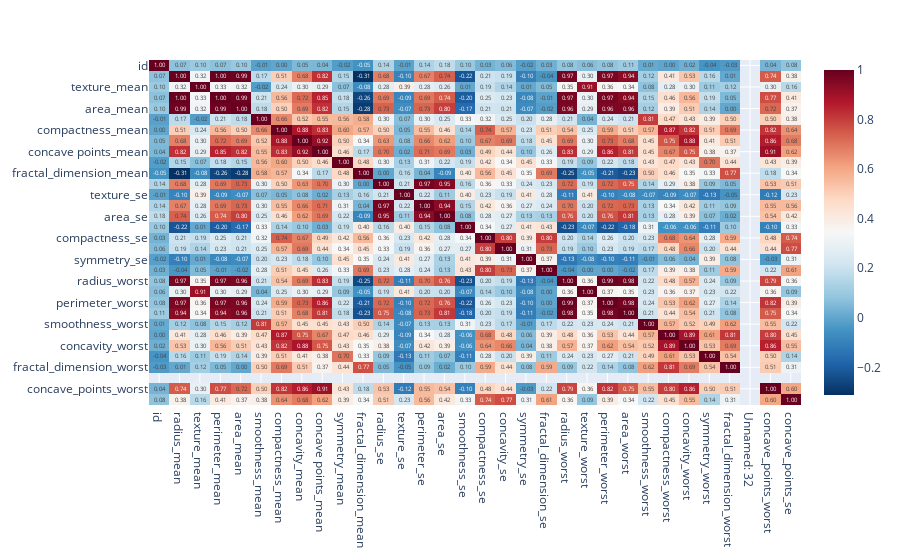

The notebook cell this image was saved under:
### Code cell
correlation_matrix = df.corr(numeric_only=True)

fig = px.imshow(
    correlation_matrix,
    text_auto=".2f",
    color_continuous_scale="RdBu_r",
    aspect="auto",
)

fig.update_layout(autosize=True)
fig.show()

### Figure 1 — Plotly figure (JSON) as saved in the notebook; plotly's stock layout.template omitted (floating-point values rounded to 4 significant figures; data arrays with more than 128 entries replaced by an {"elided": "..."} marker saying what was removed)
{"data": [{"coloraxis": "coloraxis", "hovertemplate": "x: %{x}<br>y: %{y}<br>color: %{z}<extra></extra>", "name": "0", "texttemplate": "%{z:.2f}", "type": "heatmap", "x": ["id", "radius_mean", "texture_mean", "perimeter_mean", "area_mean", "smoothness_mean", "compactness_mean", "concavity_mean", "concave points_mean", "symmetry_mean", "fractal_dimension_mean", "radius_se", "texture_se", "perimeter_se", "area_se", "smoothness_se", "compactness_se", "concavity_se", "symmetry_se", "fractal_dimension_se", "radius_worst", "texture_worst", "perimeter_worst", "area_worst", "smoothness_worst", "compactness_worst", "concavity_worst", "symmetry_worst", "fractal_dimension_worst", "Unnamed: 32", "concave_points_worst", "concave_points_se"], "xaxis": "x", "y": ["id", "radius_mean", "texture_mean", "perimeter_mean", "area_mean", "smoothness_mean", "compactness_mean", "concavity_mean", "concave points_mean", "symmetry_mean", "fractal_dimension_mean", "radius_se", "texture_se", "perimeter_se", "area_se", "smoothness_se", "compactness_se", "concavity_se", "symmetry_se", "fractal_dimension_se", "radius_worst", "texture_worst", "perimeter_worst", "area_worst", "smoothness_worst", "compactness_worst", "concavity_worst", "symmetry_worst", "fractal_dimension_worst", "Unnamed: 32", "concave_points_worst", "concave_points_se"], "yaxis": "y", "z": {"elided": "32x32 float values"}}], "layout": {"autosize": true, "coloraxis": {"colorscale": [[0, "rgb(5,48,97)"], [0.1, "rgb(33,102,172)"], [0.2, "rgb(67,147,195)"], [0.3, "rgb(146,197,222)"], [0.4, "rgb(209,229,240)"], [0.5, "rgb(247,247,247)"], [0.6, "rgb(253,219,199)"], [0.7, "rgb(244,165,130)"], [0.8, "rgb(214,96,77)"], [0.9, "rgb(178,24,43)"], [1, "rgb(103,0,31)"]]}, "margin": {"t": 60}, "xaxis": {"anchor": "y", "domain": [0, 1]}, "yaxis": {"anchor": "x", "autorange": "reversed", "domain": [0, 1]}}}
